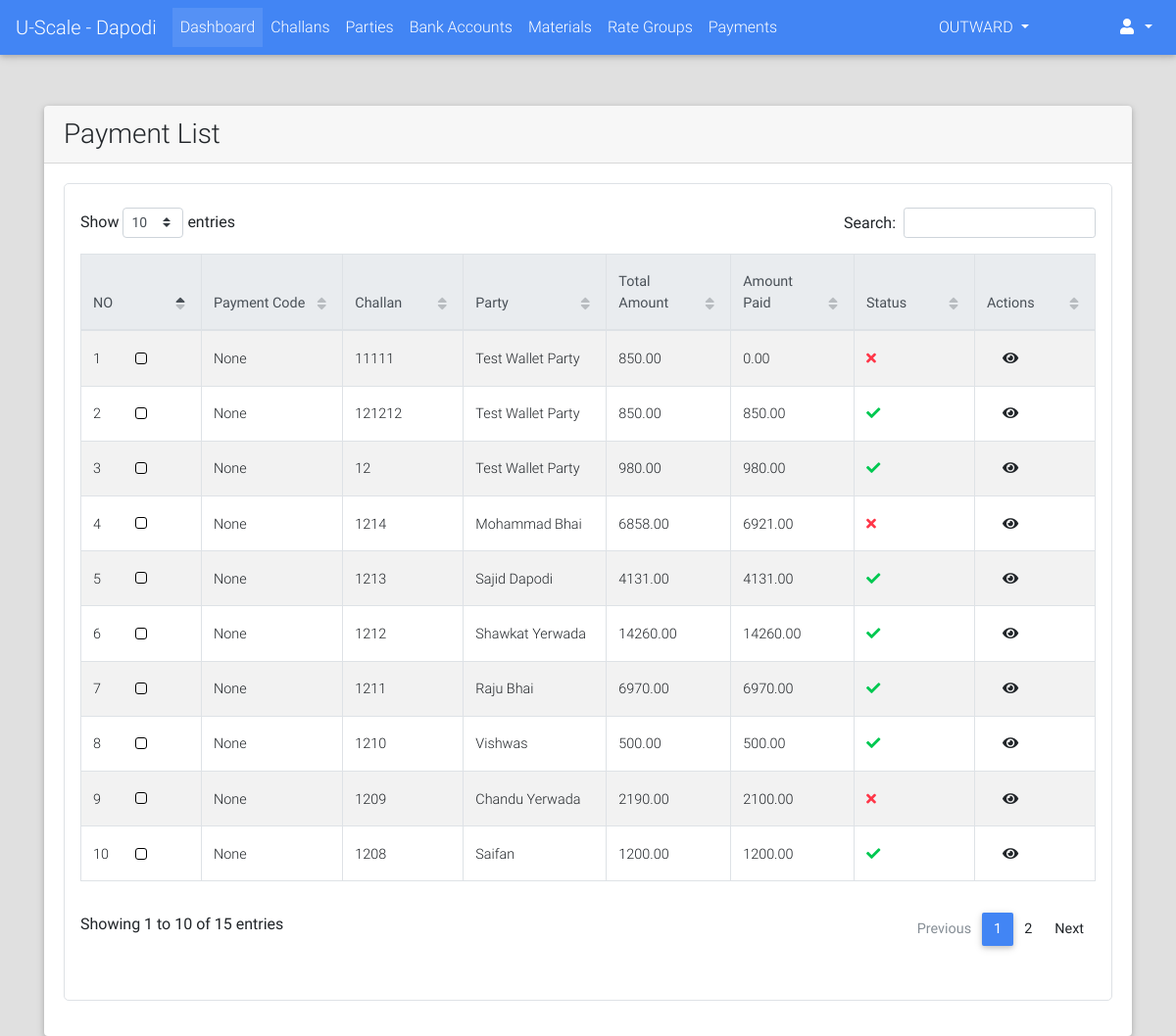
The app's page /payments/list/ (signed in), older data.
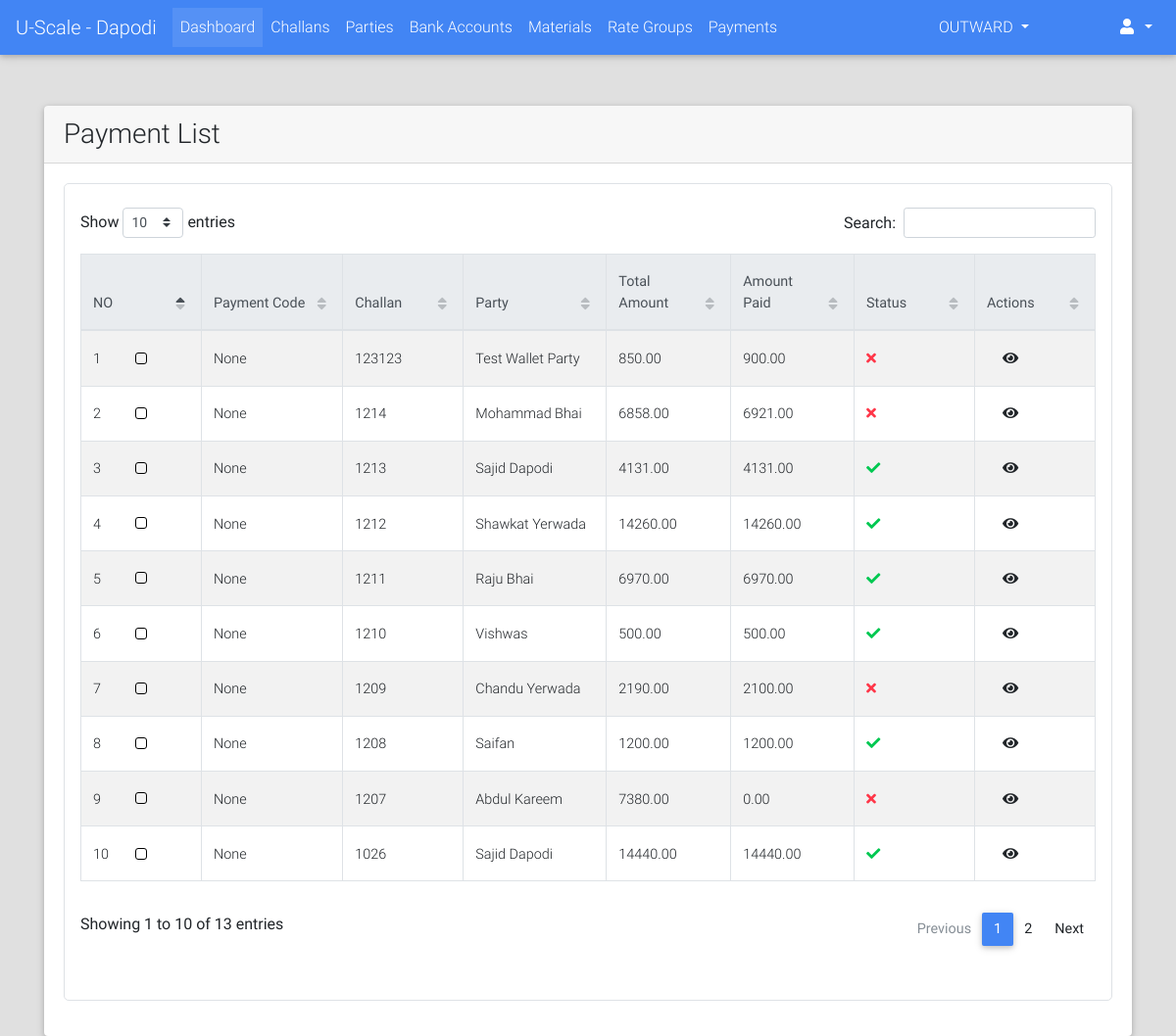
The same page, newer data.
### payments/models.py (models this page shows, shortened)
class Payment(models.Model):
    PAYMENT_MODE_CHOICES = (("DP", "Direct Payment"), ("AL", "Account Less"))
    PAYMENT_STATUS_CHOICES = (("PN", "Pending"), ("DN", "Done"))
    payment_code = models.CharField(max_length=12, blank=True, null=True)
    challan = models.OneToOneField("challans.Challan", on_delete=models.CASCADE)
    payment_mode = models.CharField(max_length=2, choices=PAYMENT_MODE_CHOICES, blank=True, null=True)
    status = models.CharField(max_length=2, choices=PAYMENT_STATUS_CHOICES, default="PN")
    payed_amount = models.DecimalField(max_digits=9, decimal_places=2, default=0.00)
    amount = models.DecimalField(max_digits=9, decimal_places=2, null=True, blank=True)
    payed_on = models.DateTimeField(blank=True, null=True)
    image = models.ImageField(upload_to="payments/", blank=True, null=True)
    extra_info = models.TextField(blank=True)
    created_on = models.DateTimeField(auto_now_add=True)
    @property
    def get_absolute_url(self):
        return reverse_lazy("payments:detail", kwargs={"id": self.id})

### challans/models.py (models this page shows, shortened)
class Challan(models.Model):
    STATUS_CHOICES = (("PN", "Pending"), ("DN", "Done"))
    created_by = models.ForeignKey(User, on_delete=models.PROTECT)
    party = models.ForeignKey("parties.Party", on_delete=models.CASCADE)
    challan_no = models.PositiveIntegerField(blank=True, null=True)
    vehicle_details = models.CharField(max_length=128, blank=True, null=True)
    weights_amount = models.DecimalField(max_digits=9, decimal_places=2, default=decimal.Decimal(0.00))
    extra_charges = models.DecimalField(verbose_name="Kata Charges", max_digits=9, decimal_places=2,
                                        default=decimal.Decimal(0.00))
    round_amount = models.DecimalField(max_digits=4, decimal_places=2, default=decimal.Decimal(0.00), validators=[MinValueValidator(limit_value=-10), MaxValueValidator(limit_value=10)])
    total_amount = models.DecimalField(max_digits=9, decimal_places=2, default=decimal.Decimal(0.00), validators=[MinValueValidator(limit_value=0), MaxValueValidator(limit_value=100)])
    image = models.ImageField(upload_to="payments/", blank=True, null=True)
    extra_info = models.TextField(blank=True)
    created_on = models.DateTimeField(auto_now_add=True, editable=True)
    updated_on = models.DateTimeField(auto_now=True, editable=True)
    is_entries_done = models.BooleanField(default=False)
    is_reports_done = models.BooleanField(default=False)
    is_rates_assigned = models.BooleanField(default=False)
    is_payed = models.BooleanField(default=False)
    status = models.CharField(max_length=2, choices=STATUS_CHOICES, default="PN")
    def __str__(self):
        return str(self.challan_no)

### parties/models.py (models this page shows, shortened)
class Party(models.Model):
    RATE_TYPE_CHOICES = (("GR", "Group Rate"), ("IR", "Individual Rate"))
    rate_type = models.CharField(max_length=2, choices=RATE_TYPE_CHOICES)
    rate_group = models.ForeignKey("rates.RateGroup", on_delete=models.PROTECT, blank=True, null=True)
    name = models.CharField(max_length=128)
    party_code = models.CharField(max_length=32, blank=True)
    address = models.TextField(blank=True)
    phone = models.CharField(max_length=13)
    whatsapp = models.CharField(max_length=13, blank=True)
    email = models.EmailField(blank=True, null=True)
    extra_info = models.TextField(blank=True)
    is_wallet_party = models.BooleanField(default=False)
    is_active = models.BooleanField(default=True)
    def __str__(self):
        return self.name
    class Meta:
        verbose_name = "Party"
        verbose_name_plural = "Parties"

### payments/views.py (the view)
class PaymentListView(LoginRequiredMixin, ListView):
    template_name = "payments/list.html"
    model = Payment
    context_object_name = "payments"
    ordering = "-id"

### portal/templates/payments/list.html (shortened to what this page needs)
{% extends "portal/base.html" %}
{% load crispy_forms_tags %}
{% load static %}
{% block custom_links %}
    <link href="{% static "css/addons/datatables.min.css" %}" rel="stylesheet">
    <link href="{% static "css/addons/datatables-select.min.css" %}" rel="stylesheet">
{% endblock %}
{% block content %}
    <br><br>
    <div class="container">
        <div class="card">
            <div class="card-header">
                <h3 class="m-auto">Payment List</h3>
            </div>
            <div class="card-body">
                 <div class="table p-3 border" style="border-radius: 5px">
                     <table id="dt-basic-checkbox" class="table table-striped table-bordered" cellspacing="0" width="100%">
                         <thead class="thead-light">
                            <th class="th-sm">NO</th>
                            <th class="th-sm">Payment Code</th>
                            <th class="th-sm">Challan</th>
                            <th class="th-sm">Party</th>
                            <th class="th-sm">Total Amount</th>
                            <th class="th-sm">Amount Paid</th>
                            <th class="th-sm">Status</th>
                            <th class="th-sm">Actions</th>
                         </thead>
                         <tbody>
                             {% if payments %}
                                 {% for payment in payments %}
                                     <tr>
                                        <td>{{ forloop.counter }}</td>
                                         <td><a href="{{ payment.get_absolute_url }}">{{ payment.payment_code }}</a></td>
                                        <td>{{ payment.challan }}</td>
                                        <td>{{ payment.challan.party }}</td>
                                        <td>{{ payment.amount }}</td>
                                        <td>{{ payment.payed_amount }}</td>
                                        <td>
                                            {% if payment.status == "DN" %}
                                                <i class="fa fa-check text-success"></i>
                                            {% else %}
                                                <i class="fa fa-times text-danger"></i>
                                            {% endif %}
                                        </td>
                                        <td class="m-auto">
                                            <a class="m-3" href="{{ payment.get_absolute_url }}"><i class="fa fa-eye"></i></a>
                                        </td>
                                     </tr>
                                 {% endfor %}
                             {% else %}
                                 <span class="text-black-50 font-weight-bold">No Parties Found</span>
                             {% endif %}
                         </tbody>
                    </table>
                 </div>
            </div>
        </div>
    </div>
{% endblock %}

Row changes from the older to the newer data that the page shows:
removed Payment: payment_code "None", challan "11111", challan.party "Test Wallet Party", amount "850.00", payed_amount "0.00", status "PN" (drawn)
removed Payment: payment_code "None", challan "121212", challan.party "Test Wallet Party", amount "850.00", payed_amount "850.00", status "DN" (drawn)
removed Payment: payment_code "None", challan "12", challan.party "Test Wallet Party", amount "980.00", payed_amount "980.00", status "DN" (drawn)
added Payment: payment_code "None", challan "123123", challan.party "Test Wallet Party", amount "850.00", payed_amount "900.00", status "PN" (drawn)
now on this page (row unchanged): Payment: payment_code "None", challan "1207", challan.party "Abdul Kareem", amount "7380.00", payed_amount "0.00", status "PN" (drawn)
now on this page (row unchanged): Payment: payment_code "None", challan "1026", challan.party "Sajid Dapodi", amount "14440.00", payed_amount "14440.00", status "DN" (drawn)
Text that changed along with them:
text written by a page script: "Show entries Search: Showing 1 to 10 of 15 entries Previous 1 2 Next" → "Show entries Search: Showing 1 to 10 of 13 entries Previous 1 2 Next"
